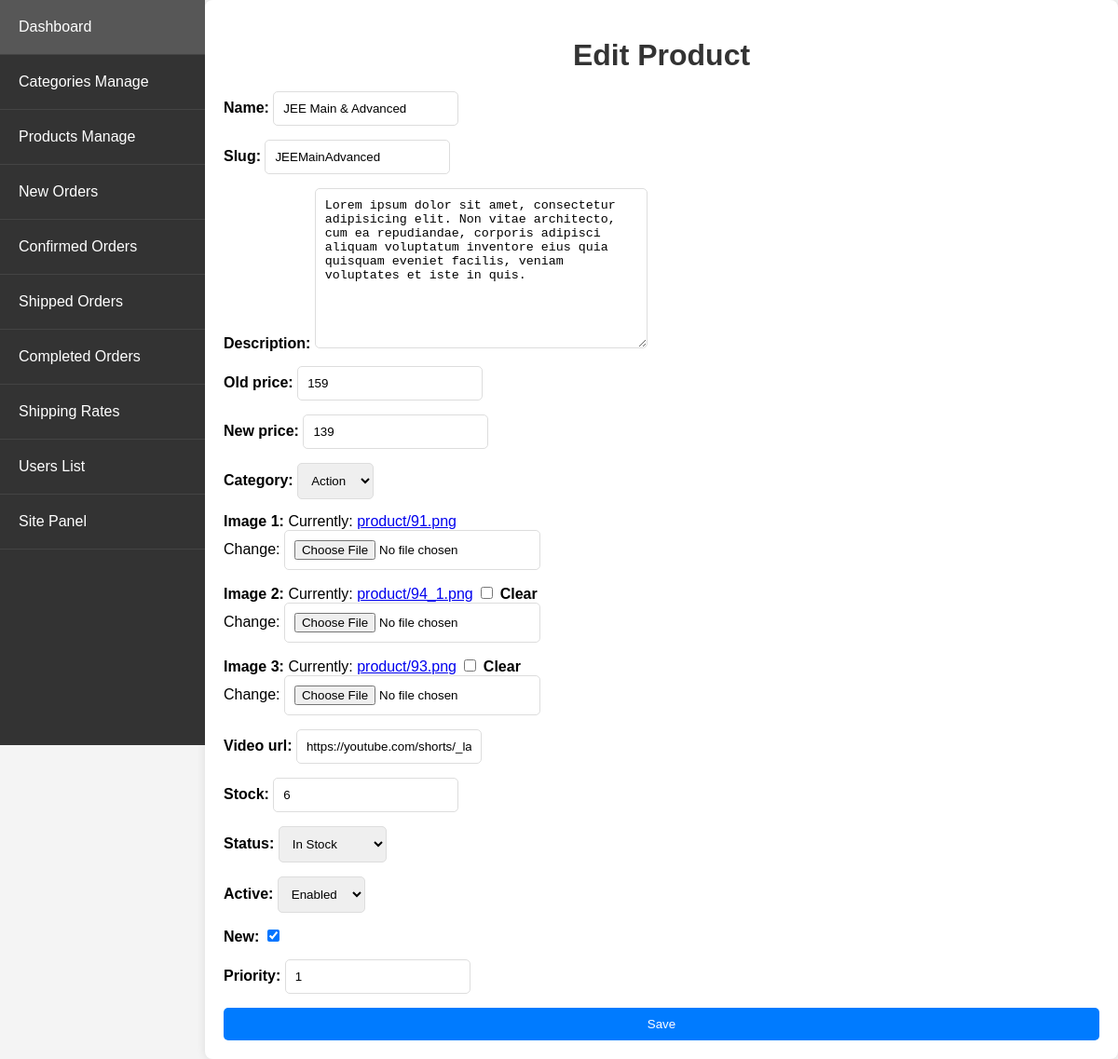
The app's page /admin_app/admin_app/products/update/10/ (signed in), older data.
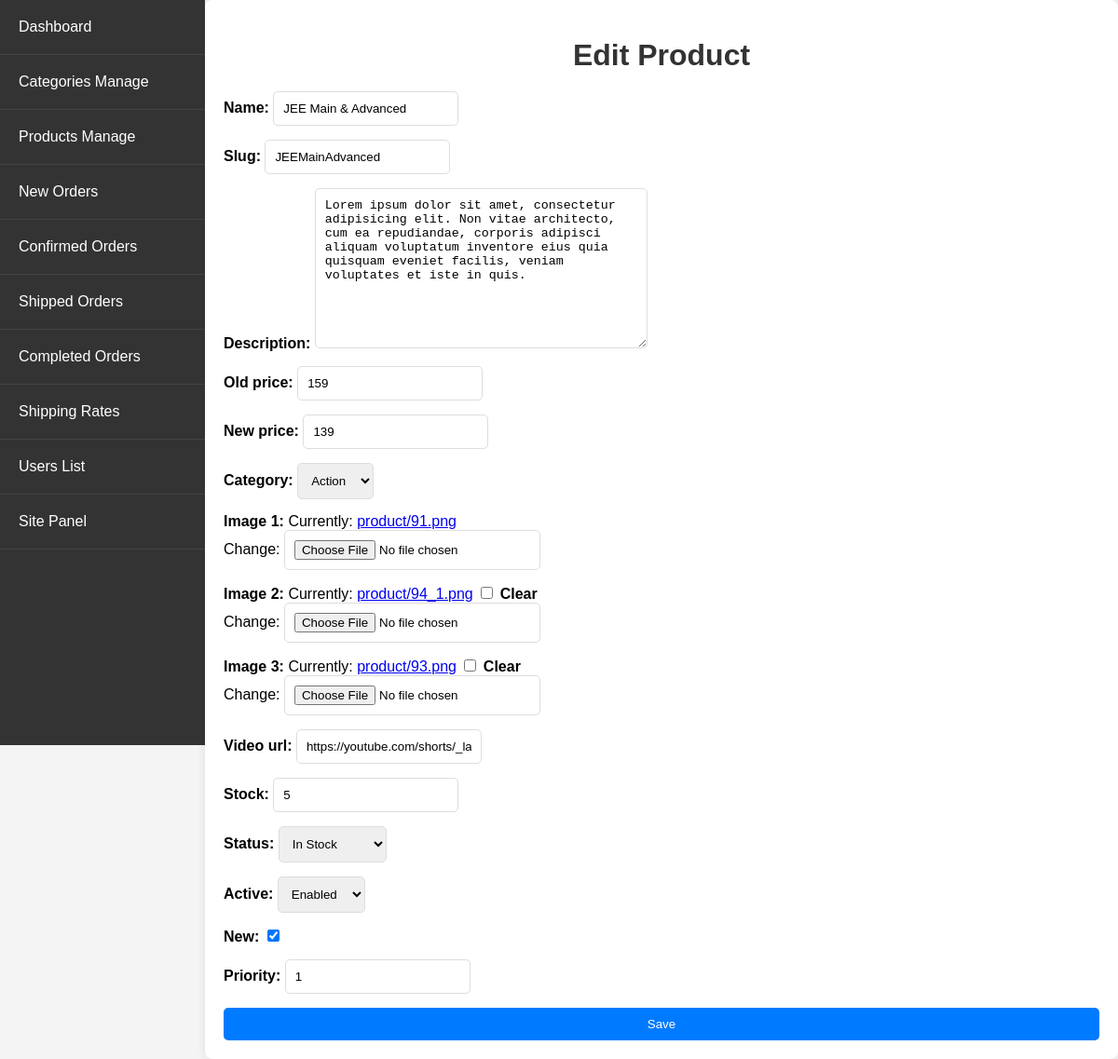
The same page, newer data.
### store/models.py (models this page shows, shortened)
class Product(models.Model):
    PRODUCT_STATUS_CHOICES = [
        ('in_stock', 'In Stock'),
        ('out_of_stock', 'Out of Stock'),
    ]
    name = models.CharField(max_length=250, unique=True)
    slug = models.SlugField(max_length=250, unique=True)
    description = models.TextField(blank=True)
    old_price = models.DecimalField(max_digits=7, blank=True, null=True, decimal_places=0)
    new_price = models.DecimalField(max_digits=7, blank=False, decimal_places=0)
    category = models.ForeignKey(Category, on_delete=models.SET_NULL, null=True)
    image_1 = models.ImageField(upload_to='product')
    image_2 = models.ImageField(upload_to='product', blank=True)
    image_3 = models.ImageField(upload_to='product', blank=True)
    video_url = models.URLField(max_length=200, blank=True)
    stock = models.IntegerField()
    status = models.CharField(max_length=20, choices=PRODUCT_STATUS_CHOICES, default='in_stock')
    active = models.BooleanField(default=True)
    new = models.BooleanField(default=True)
    created = models.DateTimeField(auto_now_add=True)
    update = models.DateField(auto_now=True)
    priority = models.IntegerField(default=0, validators=[MinValueValidator(0)])
    class Meta:
        ordering = ('name',)
        verbose_name = 'product'
        verbose_name_plural = 'products'
    class Meta:
        ordering = ['priority', 'name']  # Update ordering to use priority first

### admin_app/views.py (the view)
# urls.py: path('admin_app/products/update/<int:pk>/', views.product_update, name='product_update'),
@login_required
@user_passes_test(is_admin)
def product_update(request, pk):
    product = get_object_or_404(Product, pk=pk)
    if request.method == 'POST':
        form = ProductForm(request.POST, request.FILES, instance=product)
        if form.is_valid():
            product = form.save(commit=False)
            product.clean()  # Run model validation
            product.save()
            return redirect('admin_app:product_list')
    else:
        form = ProductForm(instance=product)
    return render(request, 'admin_app/product_form.html', {'form': form})

### admin_app/forms.py (shortened to what this page needs)
class ProductForm(forms.ModelForm):
    active = forms.ChoiceField(choices=[
        (True, 'Enabled'),
        (False, 'Disabled')
    ], widget=forms.Select)
    class Meta:
        model = Product
        fields = '__all__'
    def __init__(self, *args, **kwargs):
        super().__init__(*args, **kwargs)
        if self.instance.pk:
            self.fields['active'].initial = 'Enabled' if self.instance.active else 'Disabled'

### admin_app/views.py (called while the page is built)
def is_admin(user):
    return user.is_superuser

### store/context_processors.py (called while the page is built)
def menu_link(request): # this function don't wanna call to work, it's defined in setting to work
    links_list = Category.objects.annotate(
        num_products=Count('product', filter=Q(product__active=True, product__stock__gt=0))
    ).filter(num_products__gt=0).order_by('priority', 'name')  # Add an order_by clause here
    paginator3 = Paginator(links_list, 8)
    try:
        page = int(request.GET.get('page', '1'))
    except:
        page = 1
    try:
        links = paginator3.page(page)
    except (InvalidPage, EmptyPage):
        links = paginator3.page(paginator3.num_pages)
    return dict(links=links)

### store/models.py (called while the page is built)
    def __str__(self):
        return self.name

### admin_app/templates/admin_app/product_form.html (shortened to what this page needs)
{% extends 'admin_app/base_admin.html' %}
{% block content %}
<h1>{% if form.instance.pk %}Edit{% else %}Create{% endif %} Product</h1>
<form method="post" enctype="multipart/form-data">
    {% for field in form %}
        <div>
            {{ field.label_tag }}
            {% if field.name == 'status' %}
                <select name="{{ field.name }}" id="{{ field.id_for_label }}">
                    {% for value, label in field.field.choices %}
                        <option value="{{ value }}" {% if field.value == value %}selected{% endif %}
                                {% if value == 'in_stock' and form.instance.stock == 0 %}disabled{% endif %}>
                            {{ label }}
                        </option>
                    {% endfor %}
                </select>
            {% elif field.name == 'active' %}
                <select name="{{ field.name }}" id="{{ field.id_for_label }}">
                    {% for value, label in field.field.choices %}
                        <option value="{{ value }}" {% if field.value == value %}selected{% endif %}>
                            {{ label }}
                        </option>
                    {% endfor %}
                </select>
            {% else %}
                {{ field }}
            {% endif %}
        </div>
    {% endfor %}
    <button type="submit" class="btn btn-primary">Save</button>
</form>
{% endblock %}

Row changes from the older to the newer data that the page shows:
changed Product "JEE Main & Advanced": stock "6" → "5"
